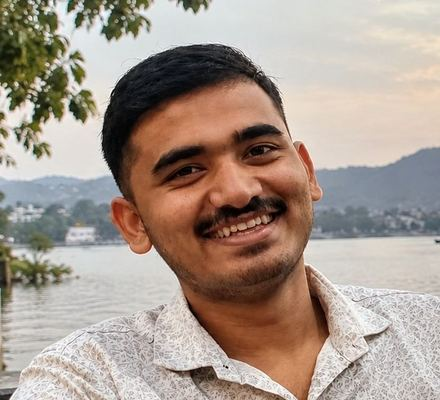
#> input picture scripts/photo.jpg, 440 x 400 px
$ python make_portrait.py
#> lines starting #> are read from the running program, lines starting #| are printed output that depends on the picture; after the words box and inside, x2 and y2 are one past the last pixel; in counts of white or black regions, pixels touching at a corner belong together
"""Turns photo.jpg into the ASCII portraits used by build_profile.py.

Usage: python scripts/make_portrait.py
Needs Pillow, numpy, scipy and scikit-learn (only for this one-off step, the
workflow does not run it). Writes portrait.txt (light characters on a dark
panel) and portrait-light.txt (dark characters on a light panel).
"""
from pathlib import Path
import numpy as np
from PIL import Image, ImageDraw
from scipy import ndimage as ndi
from sklearn.mixture import GaussianMixture

ROOT = Path(__file__).resolve().parent
COLS, ROWS = 128, 66
CROP = (62, 30, 372, 312)   # box around the face in photo.jpg, same shape as the character grid
RAMP = " .:-=+*#%@"

# rough head and shoulders outline in photo.jpg pixels (440x400), refined by colour below
OUTLINE = [(103, 135), (114, 82), (160, 48), (215, 40), (250, 52), (272, 72), (286, 100), (300, 128), (311, 160),
           (321, 192), (316, 222), (302, 256), (322, 272), (440, 318), (440, 400), (0, 400), (8, 388), (95, 322),
           (180, 300), (150, 268), (124, 254), (110, 236), (108, 200)]

def subject_mask(img):
    """Soft 0..1 mask of the person. The outline is only a prior: pixels near its edge
    are decided by whether their colour looks like the inside or the outside."""
    w, h = img.size
    poly = Image.new('L', (w, h), 0)
    ImageDraw.Draw(poly).polygon(OUTLINE, fill=255)
    inside = np.array(poly) > 0
    d_in, d_out = ndi.distance_transform_edt(inside), ndi.distance_transform_edt(~inside)
    band = 12
    rgb = np.array(img).astype(float)
    feat = np.stack([ndi.gaussian_filter(rgb[..., i], 1.0) for i in range(3)], -1).reshape(-1, 3)
    rng = np.random.default_rng(0)
    def pick(m, n=6000):
        idx = np.flatnonzero(m.ravel())
        return feat[rng.choice(idx, min(n, len(idx)), replace=False)]
    fg = GaussianMixture(6, covariance_type='full', random_state=0).fit(pick(d_in > band))
    bg = GaussianMixture(6, covariance_type='full', random_state=0).fit(pick(d_out > band))
    llr = (fg.score_samples(feat) - bg.score_samples(feat)).reshape(h, w)
    m = (llr + np.where(inside, d_in, -d_out) * 0.7) > 0
    m = ndi.binary_closing(ndi.binary_opening(m, iterations=2), iterations=4)
    lab, n = ndi.label(m)
    if n > 1:
        m = lab == 1 + int(np.argmax(ndi.sum(m, lab, range(1, n + 1))))
    m = ndi.binary_opening(ndi.binary_fill_holes(m), iterations=4)
    return Image.fromarray((ndi.gaussian_filter(m.astype(float), 1.6) * 255).astype('uint8'))

def tone(img, mask):
    """Percentile stretch inside the subject, then local contrast so eyes, brows and mouth stay crisp."""
    g = np.array(img.convert('L')).astype(float)
    sel = np.array(mask) > 128
    lo, hi = np.percentile(g[sel], (2, 98))
    g = np.clip((g - lo) / (hi - lo), 0, 1)
    g = np.clip(g + 1.4 * (g - ndi.gaussian_filter(g, 9)), 0, 1)
    g = 0.12 + 0.88 * g ** 0.9
    return Image.fromarray((g * 255).astype('uint8'))

def build(invert):
    photo = Image.open(ROOT / 'photo.jpg').convert('RGB')
    mask = subject_mask(photo).crop(CROP)
    img = photo.crop(CROP)
    g = np.array(tone(img, mask).resize((COLS, ROWS), Image.LANCZOS)).astype(float)
    m = np.array(mask.resize((COLS, ROWS), Image.LANCZOS)).astype(float) / 255
    ink = (255 - g if invert else g) * m          # soft mask: edge cells fade out instead of cutting off
    idx = np.clip((ink / 255 * (len(RAMP) - 1)).round().astype(int), 0, len(RAMP) - 1)
    return '\n'.join(''.join(RAMP[i] for i in row).rstrip() for row in idx) + '\n'

if __name__ == '__main__':
    (ROOT / 'portrait.txt').write_text(build(invert=False))
#> in build, photo is the input picture: PIL image 440x400 RGB; mean R, G, B 168, 153, 142.2
#> in subject_mask, `poly = Image.new('L', (w, h), 0)`: poly: PIL image 440x400 L; every value is 0
#> in subject_mask, `ImageDraw.Draw(poly).polygon(OUTLINE, fill=255)`:
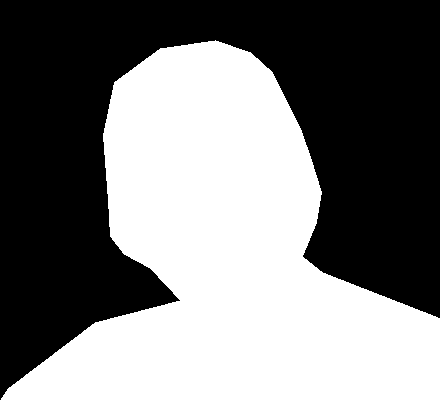
#> poly: PIL image 440x400 L; 47.8% white; 1 white region, box (x1, y1, x2, y2) and area: (1, 40, 440, 400) 84139
#> in subject_mask, `llr = (fg.score_samples(feat) - bg.score_samples(feat)).reshape(h, w)`:
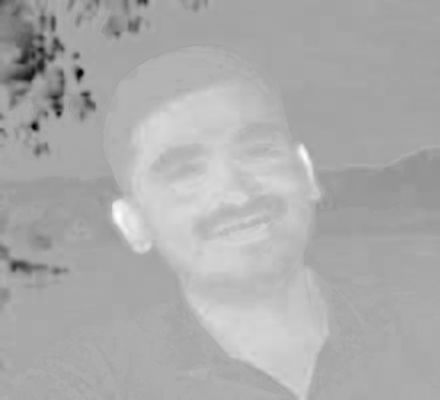
#> llr: shape (400, 440) float64; min -166.1, max 84.22, mean 2.8; drawn with min black and max white
#> in subject_mask, `m = (llr + np.where(inside, d_in, -d_out) * 0.7) > 0`: m: shape (400, 440) bool; 47% white; 9 white regions (8 under 20 px), largest, box (x1, y1, x2, y2) and area: (0, 45, 440, 400) 82723
#> in subject_mask, `m = ndi.binary_closing(ndi.binary_opening(m, iterations=2), iterations..`: m: shape (400, 440) bool; 45.8% white; 1 white region, box (x1, y1, x2, y2) and area: (4, 45, 436, 396) 80670
#> in subject_mask, `lab, n = ndi.label(m)`: n = 1
#> in subject_mask, `m = ndi.binary_opening(ndi.binary_fill_holes(m), iterations=4)`: m: shape (400, 440) bool; 45.8% white; 1 white region, box (x1, y1, x2, y2) and area: (8, 45, 436, 396) 80618
#> in build, `img = photo.crop(CROP)`:
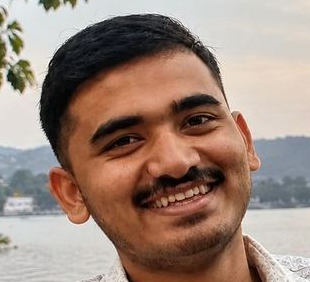
#> img: PIL image 310x282 RGB; mean R, G, B 156.9, 134.7, 123.1
#> in tone, `sel = np.array(mask) > 128`:
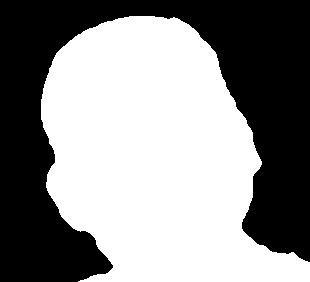
#> sel: shape (282, 310) bool; 55% white; 1 black region, box (x1, y1, x2, y2) and area: (0, 0, 310, 282) 39352
#> in tone, `lo, hi = np.percentile(g[sel], (2, 98))`: lo = 8; hi = 219
#> in build, `g = np.array(tone(img, mask).resize((COLS, ROWS), Image.LANCZOS)).asty..`:
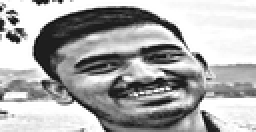
#> g: shape (66, 128) float64 (shown 2 times larger); min 4, max 255, mean 171.3
#> in build, `m = np.array(mask.resize((COLS, ROWS), Image.LANCZOS)).astype(float) /..`:
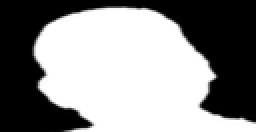
#> m: shape (66, 128) float64 (shown 2 times larger); min 0, max 1, mean 0.55
    (ROOT / 'portrait-light.txt').write_text(build(invert=True))
#> call 2 of build, with invert = True
#> in build (call 2), `ink = (255 - g if invert else g) * m`:
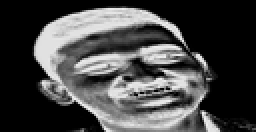
#> ink: shape (66, 128) float64 (shown 2 times larger); min 0, max 244, mean 70.4
    print('wrote portrait.txt and portrait-light.txt')
